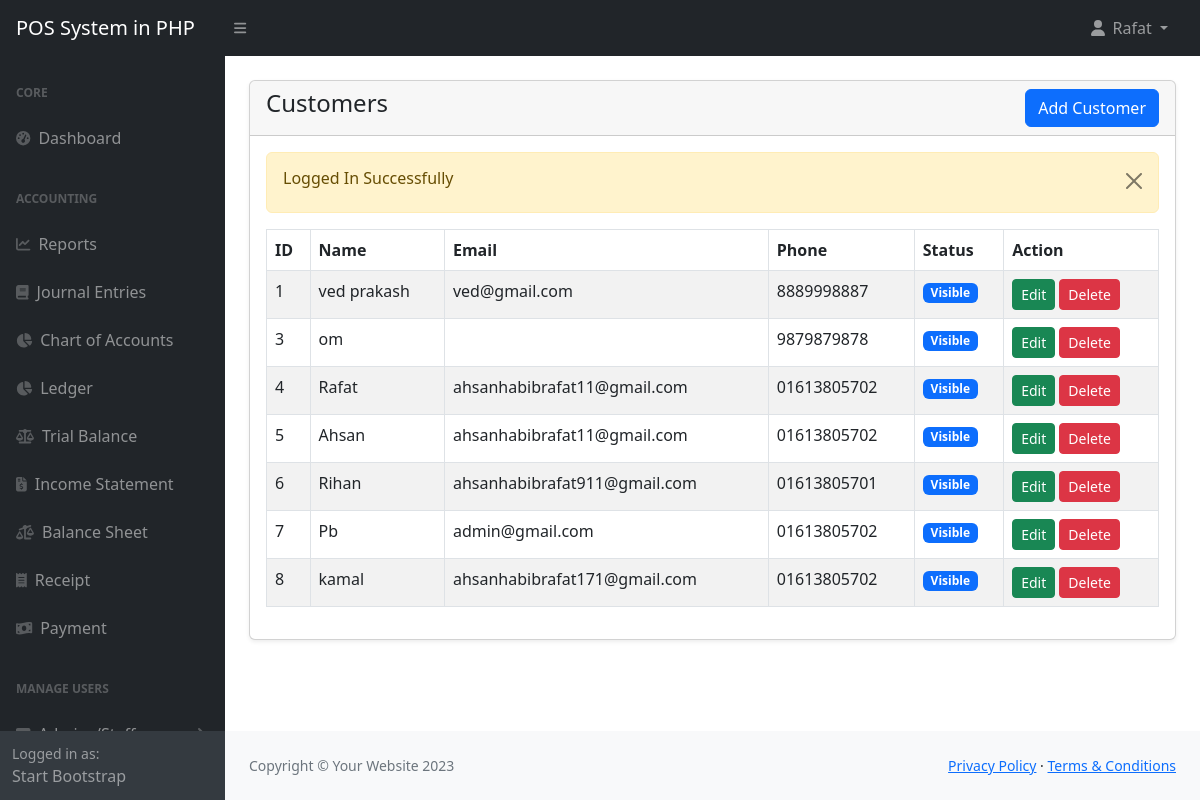
The page /admin/customers.php (signed in) on the database its author committed.
### tables this page shows
CREATE TABLE `customers` (
  `id` int(11) NOT NULL,
  `name` varchar(255) NOT NULL,
  `email` varchar(255) DEFAULT NULL,
  `phone` varchar(255) DEFAULT NULL,
  `status` tinyint(1) NOT NULL DEFAULT 0 COMMENT '0=visible,1=hidden',
  `created_at` date NOT NULL DEFAULT current_timestamp()
);

### admin/customers.php (the view, shortened to what this page needs)
<?php include('includes/header.php'); ?>
<div class="container-fluid px-4">
    <div class="card mt-4 shadow-sm">
        <div class="card-header">
            <h4 class="mb-0">Customers
                <a href="customers-create.php" class="btn btn-primary float-end">Add Customer</a>
            </h4>
        </div>
        <div class="card-body">
            <?php alertMessage(); ?>
            <?php
            $customers = getAll('customers');
            if(mysqli_num_rows($customers) > 0)
            {
            ?>
            <div class="table-responsive">
                <table class="table table-striped table-bordered">
                    <thead>
                        <tr>
                            <th>ID</th>
                            <th>Name</th>
                            <th>Email</th>
                            <th>Phone</th>
                            <th>Status</th>
                            <th>Action</th>
                        </tr>
                    </thead>
                    <tbody>
                        <?php foreach($customers as $item) : ?>
                        <tr>
                            <td><?= $item['id'] ?></td>
                            <td><?= $item['name'] ?></td>
                            <td><?= $item['email'] ?></td>
                            <td><?= $item['phone'] ?></td>
                            <td>
                                <?php
                                    if($item['status'] == 1){
                                        echo '<span class="badge bg-danger">Hidden</span>';
                                    }else{
                                        echo '<span class="badge bg-primary">Visible</span>';
                                    }
                                ?>
                            </td>
                            <td>
                                <a href="customers-edit.php?id=<?= $item['id']; ?>" class="btn btn-success btn-sm">Edit</a>
                                <a
                                    href="customers-delete.php?id=<?= $item['id']; ?>"
                                    class="btn btn-danger btn-sm"
                                    onclick="return confirm('Are you sure you want to delete this data?')"
                                >
                                    Delete
                                </a>
                            </td>
                        </tr>
                        <?php endforeach; ?>
                    </tbody>
                </table>
            </div>
            <?php
            }
            else
            {
                ?>
                    <h4 class="mb-0">No Record found</h4>
                <?php
            }
            ?>
        </div>
    </div>
</div>
<?php include('includes/footer.php'); ?>

### admin/includes/header.php (shortened to what this page needs)
<?php
require '../config/function.php';
?>
<!DOCTYPE html>
<html lang="en">
<head>
    <link href="https://cdn.jsdelivr.net/npm/simple-datatables@7.1.2/dist/style.min.css" rel="stylesheet" />
    <link href="assets/css/styles.css" rel="stylesheet" />
    <link href="https://cdn.jsdelivr.net/npm/select2@4.1.0-rc.0/dist/css/select2.min.css" rel="stylesheet" />
    <link rel="stylesheet" href="//cdn.jsdelivr.net/npm/alertifyjs@1.13.1/build/css/alertify.min.css"/>
    <link rel="stylesheet" href="//cdn.jsdelivr.net/npm/alertifyjs@1.13.1/build/css/themes/default.min.css"/>
    <link href="assets/css/custom.css" rel="stylesheet" />
</head>
<body class="sb-nav-fixed">
    <?php include('navbar.php'); ?>
    <div id="layoutSidenav">
        <?php include('sidebar.php'); ?>
            <div id="layoutSidenav_content">
                <main>

### admin/includes/navbar.php (shortened to what this page needs)
<nav class="sb-topnav navbar navbar-expand navbar-dark bg-dark">
    <a class="navbar-brand ps-3" href="index.php">POS System in PHP</a>
    <button class="btn btn-link btn-sm order-1 order-lg-0 me-4 me-lg-0" id="sidebarToggle" href="#!"><i class="fas fa-bars"></i></button>
    <ul class="navbar-nav ms-auto ms-md-0 me-3 me-lg-4">
        <li class="nav-item dropdown">
            <a class="nav-link dropdown-toggle" id="navbarDropdown" href="#" role="button" data-bs-toggle="dropdown" aria-expanded="false">
                <i class="fas fa-user fa-fw"></i>
                <?= $_SESSION['loggedInUser']['name']; ?>
            </a>
        </li>
    </ul>
</nav>

### admin/includes/sidebar.php (shortened to what this page needs)
<?php
    $page = substr($_SERVER['SCRIPT_NAME'], strrpos($_SERVER['SCRIPT_NAME'], "/")+1);
?>
<div id="layoutSidenav_nav">
    <nav class="sb-sidenav accordion sb-sidenav-dark" id="sidenavAccordion">
        <div class="sb-sidenav-menu">
            <div class="nav">
                <div class="sb-sidenav-menu-heading">Core</div>
                <a class="nav-link <?= $page == 'index.php' ? 'active':''; ?>" href="index.php">
                    <div class="sb-nav-link-icon"><i class="fas fa-tachometer-alt"></i></div>
                    Dashboard
                </a>
                <div class="sb-sidenav-menu-heading">Accounting</div>
                <a class="nav-link <?= $page == 'reports.php' ? 'active':''; ?>" href="reports.php">
                    <div class="sb-nav-link-icon"><i class="fas fa-chart-line"></i></div>
                    Reports
                </a>
                <a class="nav-link <?= $page == 'journal.php' ? 'active':''; ?>" href="journal.php">
                    <div class="sb-nav-link-icon"><i class="fas fa-book"></i></div>
                    Journal Entries
                </a>
                <a class="nav-link <?= $page == 'accounts.php' ? 'active':''; ?>" href="accounts.php">
                    <div class="sb-nav-link-icon"><i class="fas fa-chart-pie"></i></div>
                    Chart of Accounts
                </a>
                <a class="nav-link <?= $page == 'ledger.php' ? 'active':''; ?>" href="ledger.php">
                    <div class="sb-nav-link-icon"><i class="fas fa-chart-pie"></i></div>
                    Ledger
                </a>
                <a class="nav-link <?= $page == 'trial-balance.php' ? 'active':''; ?>" href="trial-balance.php">
                    <div class="sb-nav-link-icon"><i class="fas fa-balance-scale"></i></div>
                    Trial Balance
                </a>
                <a class="nav-link <?= $page == 'income-statement.php' ? 'active':''; ?>" href="income-statement.php">
                    <div class="sb-nav-link-icon"><i class="fas fa-file-invoice-dollar"></i></div>
                    Income Statement
                </a>
                <a class="nav-link <?= $page == 'balance-sheet.php' ? 'active':''; ?>" href="balance-sheet.php">
                    <div class="sb-nav-link-icon"><i class="fas fa-balance-scale-left"></i></div>
                    Balance Sheet
                </a>
                <a class="nav-link <?= $page == 'receipt.php' ? 'active':''; ?>" href="receipt.php">
                    <div class="sb-nav-link-icon"><i class="fas fa-receipt"></i></div>
                    Receipt
                </a>
                <a class="nav-link <?= $page == 'payment.php' ? 'active':''; ?>" href="payment.php">
                    <div class="sb-nav-link-icon"><i class="fas fa-money-bill-wave"></i></div>
                    Payment
                </a>
                <div class="sb-sidenav-menu-heading">Manage Users</div>
                <a class="nav-link <?= ($page == 'admins-create.php') || ($page == 'admins.php') ? 'collapse active':'collapsed'; ?>" href="#"
                    data-bs-toggle="collapse"
                    data-bs-target="#collapseAdmins"
                    aria-expanded="false" aria-controls="collapseAdmins">
                    <div class="sb-nav-link-icon"><i class="fas fa-columns"></i></div>
                    <div class="sb-sidenav-collapse-arrow"><i class="fas fa-angle-down"></i></div>
                </a>
            </div>
        </div>
        <div class="sb-sidenav-footer">
            <div class="small">Logged in as:</div>
            Start Bootstrap
        </div>
    </nav>
</div>

### config/function.php (shortened to what this page needs)
<?php
require 'dbcon.php';
function validate($inputData){
    global $conn;
    $validatedData = mysqli_real_escape_string($conn, $inputData);
    return trim($validatedData);
}
function alertMessage(){
    if(isset($_SESSION['status'])){
         echo '<div class="alert alert-warning alert-dismissible fade show" role="alert">
            <h6>'.$_SESSION['status'].'</h6>
            <button type="button" class="btn-close" data-bs-dismiss="alert" aria-label="Close"></button>
        </div>';
    }
}
function getAll($tableName, $status = NULL){
    global $conn;
    $table = validate($tableName);
    $status = validate($status);
    if($status == 'status')
    {
        $query = "SELECT * FROM $table WHERE status='0'";
    }
    else
    {
        $query = "SELECT * FROM $table";
    }
    return mysqli_query($conn, $query);
}
?>

### admin/includes/footer.php (shortened to what this page needs)
                </main>
                <footer class="py-4 bg-light mt-auto">
                    <div class="container-fluid px-4">
                        <div class="d-flex align-items-center justify-content-between small">
                            <div class="text-muted">Copyright &copy; Your Website 2023</div>
                            <div>
                                <a href="#">Privacy Policy</a>
                                &middot;
                                <a href="#">Terms &amp; Conditions</a>
                            </div>
                        </div>
                    </div>
                </footer>
            </div>
        </div>
    </body>
</html>

### rows shown on the page
customers: id "1", name "ved prakash", email "ved@gmail.com", phone "8889998887", status "Visible"
customers: id "3", name "om", phone "9879879878", status "Visible"
customers: id "4", name "Rafat", email "ahsanhabibrafat11@gmail.com", phone "01613805702", status "Visible"
customers: id "5", name "Ahsan", email "ahsanhabibrafat11@gmail.com", phone "01613805702", status "Visible"
customers: id "6", name "Rihan", email "ahsanhabibrafat911@gmail.com", phone "01613805701", status "Visible"
customers: id "7", name "Pb", email "admin@gmail.com", phone "01613805702", status "Visible"
customers: id "8", name "kamal", email "ahsanhabibrafat171@gmail.com", phone "01613805702", status "Visible"

### other values the page prints
$_SESSION['loggedInUser']['name'] "Rafat"
$_SESSION['status'] "Logged In Successfully"
